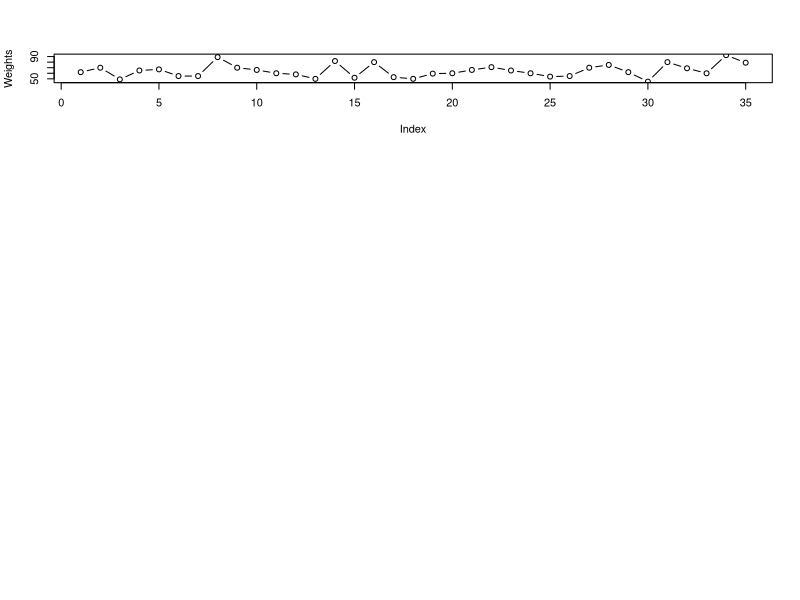

Recreate this plot in R. (Note: this script raises an error after producing the figure.)
# Script for Data/Data1.csv

X <- read.csv("Data/Data1.csv", header = TRUE)

#plot(X$kg, X$cm, xlab = "weights in kg", ylab = "heights in cm")
#dotchart(X$cm, xlab = "heights in cm", labels = c(X$kg))
#dotchart(X$kg)
H <- sort(X$cm)
W <- sort(X$kg)
par(mfrow = c(4,1))
#dotchart(H, xlab = "heights in cm")
#dotchart(W, xlab = "weights in cm")
plot(X$kg, type = "b", ylab = "Weights")
plot(Xdash$cm, type = "b", ylab =  "heights")
plot(Xdash$kg, Xdash$cm, ylab = "heights", xlab = "weights")

BMI = Xdash$kg * 10000 / (Xdash$cm * Xdash$cm)
plot(BMI, xaxt = "n", ylab = "BMI", xlab = "")

labelList = seq(1, 34, by = 1)
axis(1, at = seq(1, 34, by=1), labels = FALSE)
text(seq(1, 34, by=1), par("usr")[3] - 0.2, labels = labelList,
     srt = 45, offset = 1.5, pos = 1, xpd = TRUE)